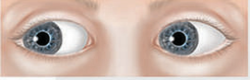
%> input picture matlab_gui/left.png, 250 x 80 px
$ octave eog_gui.m   (GNU Octave 9; MATLAB toolbox functions it lacks are replaced by stand-ins)
%> lines starting %> are read from the running program, lines starting %| are printed output that depends on the picture
%
%         GUI for EOG Signal classification
%

raw_left = imread('left.png');
%> raw_left is the input picture: size 80x250x3 uint8; mean R, G, B 203.4, 180.8, 169.8
raw_right = imread('right.png');
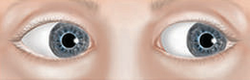
%> input picture matlab_gui/right.png, 250 x 80 px
%> raw_right is the input picture: size 80x250x3 uint8; mean R, G, B 201.8, 178, 166.4
raw_center = imread('center.png');
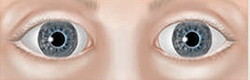
%> input picture matlab_gui/center.png, 250 x 80 px
%> raw_center is the input picture: size 80x250x3 uint8; mean R, G, B 199.3, 175.9, 164.5
background = imread('white.png');
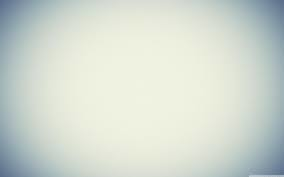
%> input picture matlab_gui/white.png, 284 x 177 px
%> background is the input picture: size 177x284x3 uint8; mean R, G, B 209.1, 216.9, 207.9

left = background;
right = background;
center = background;

size(raw_left)
%> ans = [80 250 3]
size(raw_right)
%> ans = [80 250 3]
size(raw_center)
%> ans = [80 250 3]
size(background)
%> ans = [177 284 3]
size(left(20:99,17:266,:))
%> ans = [80 250 3]

left(20:99,17:266,:) = raw_left;
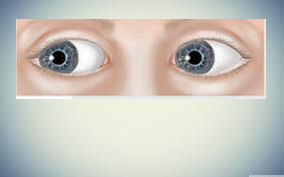
%> left: size 177x284x3 uint8; mean R, G, B 200.9, 197.7, 189.6
right(20:99,17:266,:) = raw_right;
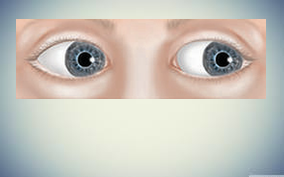
%> right: size 177x284x3 uint8; mean R, G, B 200.3, 196.6, 188.2
center(20:99,17:266,:) = raw_center;
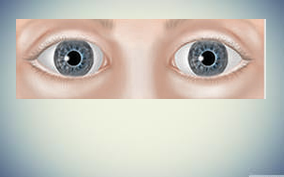
%> center: size 177x284x3 uint8; mean R, G, B 199.3, 195.7, 187.5

status = "left" ;

position = [100 120];
text = ['left'];

%> (the run ends here)
